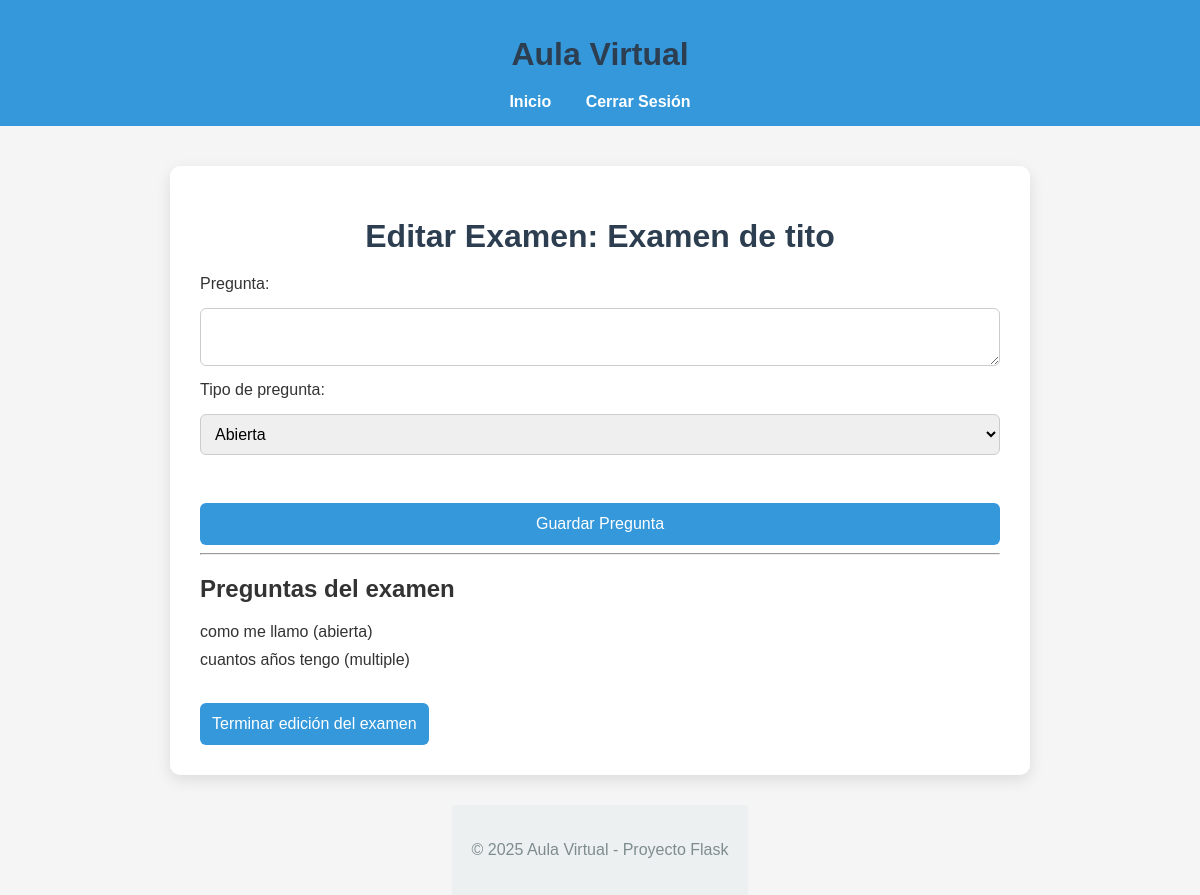
/examen/1/editar (signed in), run on the app's committed database.
### app/models.py (models this page shows)
class Examen(db.Model):
    id = db.Column(db.Integer, primary_key=True)
    curso_id = db.Column(db.Integer, db.ForeignKey("curso.id"), nullable=False)
    titulo = db.Column(db.String(255), nullable=False)
    preguntas = db.relationship("Pregunta", backref="examen", lazy=True)

class Pregunta(db.Model):
    id = db.Column(db.Integer, primary_key=True)
    examen_id = db.Column(db.Integer, db.ForeignKey("examen.id"), nullable=False)
    texto = db.Column(db.Text, nullable=False)
    tipo = db.Column(db.String(50), nullable=False)  # 'abierta' o 'multiple'
    opciones = db.relationship("Opcion", backref="pregunta", lazy=True)

### app/routes.py (the view, shortened to what this page needs)
@main.route("/examen/<int:examen_id>/editar", methods=["GET", "POST"])
@login_required
def editar_examen(examen_id):
    examen = Examen.query.get_or_404(examen_id)
    if current_user.rol != "profesor":
        flash("No tienes permisos para editar exámenes.")
        return redirect(url_for("main.dashboard"))
    return render_template("editar_examen.html", examen=examen)

### app/routes.py (called while the page is built)
@login_manager.user_loader
def load_user(user_id):
    return User.query.get(int(user_id))

### app/templates/editar_examen.html (shortened to what this page needs)
{% extends "base.html" %}
{% block content %}
<div class="container">
    <h1>Editar Examen: {{ examen.titulo }}</h1>
    <form method="POST">
        <label>Pregunta:</label>
        <textarea name="pregunta" required></textarea>
        <label>Tipo de pregunta:</label>
        <select name="tipo" id="tipo" onchange="toggleOpciones()">
            <option value="abierta">Abierta</option>
        </select>
        <br>
        <button type="submit">Guardar Pregunta</button>
    </form>
    <hr>
    <h2>Preguntas del examen</h2>
    <ul>
        {% for p in examen.preguntas %}
            <li>{{ p.texto }} ({{ p.tipo }})</li>
        {% else %}
            <li>No hay preguntas aún.</li>
        {% endfor %}
    </ul>
    <br>
    <a href="{{ url_for('main.contenido', curso_id=examen.curso.id) }}">
        <button type="button">Terminar edición del examen</button>
    </a>
</div>
{% endblock %}

### app/static/style.css (style rules this page uses)
body { font-family: Arial, sans-serif; margin: 0; padding: 0; display: flex; flex-direction: column; align-items: center; justify-content: flex-start; min-height: 100vh; background-color: #f5f5f5; color: #333; }
h1 { text-align: center; margin-bottom: 20px; color: #2c3e50; }
form { display: flex; flex-direction: column; gap: 15px; }
input[type="text"], input[type="email"], input[type="password"], select, textarea { padding: 10px; border-radius: 6px; border: 1px solid #ccc; font-size: 16px; }
button, .button { padding: 12px; border: none; border-radius: 6px; background-color: #3498db; color: white; font-size: 16px; cursor: pointer; text-align: center; }
a { color: #2E86C1; text-decoration: none; }
ul.admin-menu, ul { list-style: none; padding-left: 0; }
ul.admin-menu li, ul li { margin: 10px 0; }

### data on the page
Examen: titulo "Examen de tito"
Pregunta: texto "como me llamo", tipo "abierta"
Pregunta: texto "cuantos años tengo", tipo "multiple"
